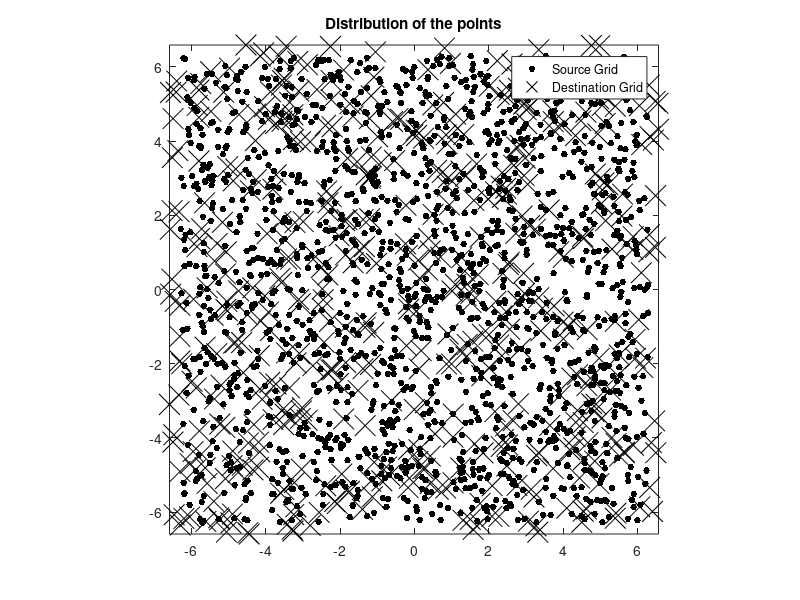

This chart was generated by the following MATLAB code: (Note: this script raises an error after producing the figure.)
%% Unstructured Grid
% This examples shows how to use ConstructProjector2D on unstructured
% grids. Two sets of points are generated randomly. 
clear;clc; close all
%% Initializing Part I
disp('- Initializing')
rSource=2*pi;
rDestination=rSource*1.05; % This slightly bigger radius causes some points
                           % on destination grid being outside of the
                           % source grid; hence, on those points it is
                           % actually extrapolation and not interpolation.

ns=1600;
nd=500;

nPoly=4; % We gonna fit a fourth order polynomial, 
         % i.e. sum_{n,m=0}^{n,m=nPoly} x^n*y^m 
nInterp=-35; % nPoly=4 requires 25 points. However, 
             % we are going to use 35 points. This would be 
             % the least-square fit of the surface.
             % Note that: min(nInterp)=(nPoly+1)^2. Otherwise it won't work.
%% Generating the Source grid
disp('- Generating the Source grid')
xs=rand(ns,1)*2*rSource-rSource;
ys=rand(ns,1)*2*rSource-rSource;

%% Generating the Destination Grid
disp('- Generating the Destination Grid')
xd=rand(nd,1)*2*rDestination-rDestination;
yd=rand(nd,1)*2*rDestination-rDestination;

%% Ploting source and destination grid
figure
plot(xs,ys,'k.','MarkerSize',15);
hold on
plot(xd,yd,'kx','MarkerSize',15);
axis tight
axis square
legend('Source Grid','Destination Grid')
title('Distribution of the points')

%% Generating the interpolant
disp('- Generating the interpolant')
P=ConstructPolyInterpolant2D(xs,ys,xd,yd,nPoly,nInterp);

%% Generating sum data
disp('- Generating sum data and interpolating')
F1=@(x,y) (sin(sqrt(x.^2+y.^2)));
F2=@(x,y) (sin(x).*cos(y));
F3=@(x,y) (exp(-sqrt(x.^2+y.^2)));
F4=@(x,y,x0,y0) (exp(-sqrt((x-x0).^2+(y-y0).^2)));

z=zeros(ns,4);
z(:,1)=F1(xs,ys);
z(:,2)=F2(xs,ys);
z(:,3)=F3(xs,ys);
z(:,4)=F4(xs,ys,0,0);

z_Analytic=zeros(nd,4);
z_Analytic(:,1)=F1(xd,yd);
z_Analytic(:,2)=F2(xd,yd);
z_Analytic(:,3)=F3(xd,yd);
z_Analytic(:,4)=F4(xd,yd,0,0);

%% Interpolating
z_interp=P*z;

% Note that since the points are randomly generated the RMSE would change
% each time. Depending on how the points are distributed you may get very
% good or very bad RMSE.
RMSE=sqrt(mean( (z_interp-z_Analytic).^2 ));

%% plotting
figure
for i=1:4
  subplot(2,2,i)
  plot(z_interp(:,i),'k.','MarkerSize',15);
  hold on
  plot(z_Analytic(:,i),'kx','MarkerSize',15);
  legend('Interpolated','Analytic');
  title(['RMSE= ' num2str(RMSE(i))]);
end







